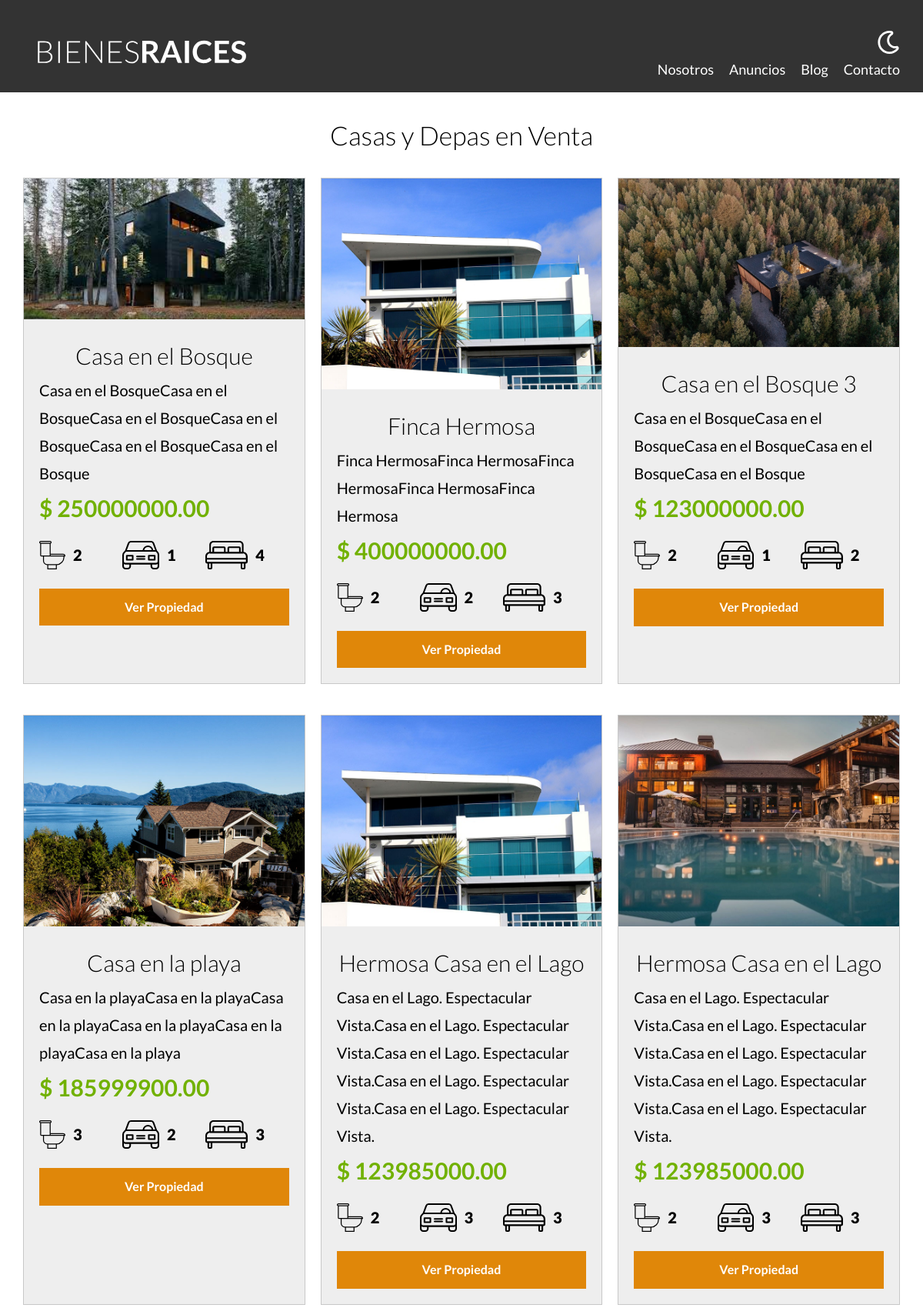
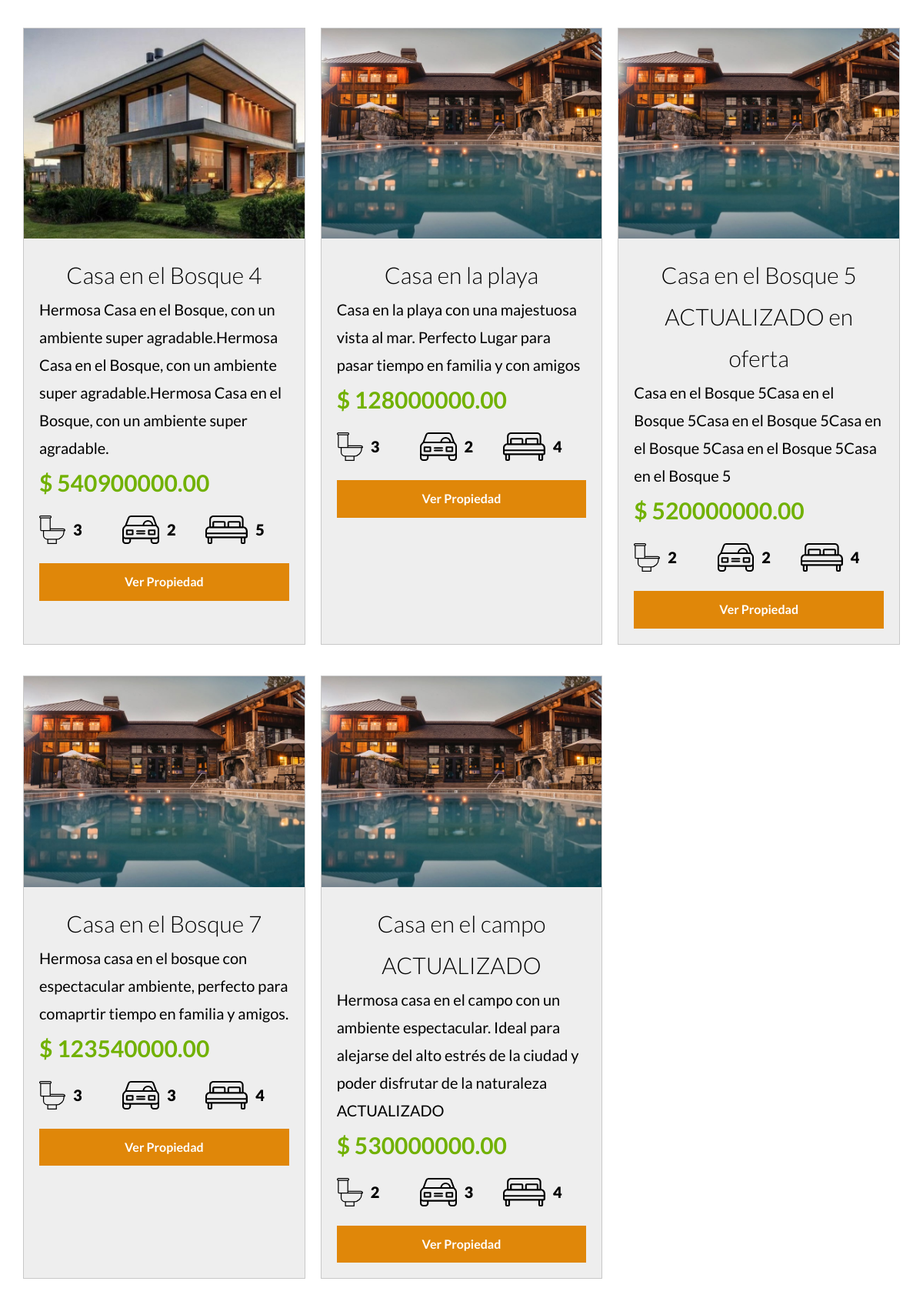
Screenshot of /propiedades (upper part) with the database file from the repository (2 pictures, top to bottom).
### tables this page shows
CREATE TABLE `propiedades` (
  `id` int NOT NULL,
  `titulo` varchar(45) DEFAULT NULL,
  `precio` decimal(13,2) DEFAULT NULL,
  `imagen` varchar(200) DEFAULT NULL,
  `descripcion` longtext,
  `habitaciones` int DEFAULT NULL,
  `wc` int DEFAULT NULL,
  `estacionamiento` int DEFAULT NULL,
  `creado` date DEFAULT NULL,
  `vendedorId` int NOT NULL
);

### controllers/PaginasController.php (called while the page is built, shortened)
<?php
class PaginasController
{
	public static function propiedades(Router $router)
	{
		$propiedades = Propiedad::all();
		$router->render('paginas/propiedades', [
			'propiedades' => $propiedades,
		]);
	}
}

### public/index.php (called while the page is built, shortened)
<?php
$router = new Router();
$router->get('/admin', [PropiedadController::class, 'index'] );
$router->get('/propiedades/crear', [PropiedadController::class, 'crear']);
$router->post('/propiedades/crear', [PropiedadController::class, 'crear']);
$router->get('/propiedades/actualizar', [PropiedadController::class, 'actualizar']);
$router->post('/propiedades/actualizar', [PropiedadController::class, 'actualizar']);
$router->post('/propiedades/eliminar', [PropiedadController::class, 'eliminar']);
$router->get('/vendedores/crear', [VendedorController::class, 'crear']);
$router->post('/vendedores/crear', [VendedorController::class, 'crear']);
$router->get('/vendedores/actualizar', [VendedorController::class, 'actualizar']);
$router->post('/vendedores/actualizar', [VendedorController::class, 'actualizar']);
$router->post('/vendedores/eliminar', [VendedorController::class, 'eliminar']);
$router->get('/', [PaginasController::class, 'index']);
$router->get('/nosotros', [PaginasController::class, 'nosotros']);
$router->get('/propiedades', [PaginasController::class, 'propiedades']);
$router->get('/propiedad', [PaginasController::class, 'propiedad']);
$router->get('/blog', [PaginasController::class, 'blog']);
$router->get('/entrada', [PaginasController::class, 'entrada']);
$router->get('/contacto', [PaginasController::class, 'contacto']);
$router->post('/contacto', [PaginasController::class, 'contacto']);
$router->get('/login', [LoginController::class, 'login']);
$router->post('/login', [LoginController::class, 'login']);
$router->get('/logout', [LoginController::class, 'logout']);
$router->comprobarRutas();

### models/ActiveRecord.php (called while the page is built, shortened)
<?php
class ActiveRecord {
	protected static $db;
	protected static $tabla = '';
	public static function setDB($database)
	{
		self::$db = $database;
	}
	public static function all()
	{
		$query = " SELECT * FROM " . static::$tabla;
		$resultado = self::consultarSQL($query);
		return $resultado;
	}
	public static function consultarSQL($query)
	{
		$resultado = self::$db->query($query);
		$array = [];
		while ($registro = $resultado->fetch_assoc()) {
			$array[] = static::crearObjeto($registro);
		}
		return $array;
	}
	protected static function crearObjeto($registro)
	{
		$objeto = new static;
		foreach ($registro as $key => $value) {
			if (property_exists($objeto, $key)) {
				$objeto->$key = $value;
			}
		}
		return $objeto;
	}
}

### views/paginas/listado.php (the view)
<div class="contenedor-anuncios">
	<?php foreach ($propiedades as $propiedad) : ?>
	<div class="anuncio">
		<img loading="lazy" src="/imagenes/<?php echo $propiedad->imagen; ?>" alt="anuncio">
		<div class="contenido-anuncio">
			<h3><?php echo $propiedad->titulo; ?></h3>
			<p><?php echo $propiedad->descripcion; ?></p>
			<p class="precio">$ <?php echo $propiedad->precio; ?></p>
			<ul class="iconos-caracteristicas">
				<li>
					<img class="icono" loading="lazy" src="build/img/icono_wc.svg" alt="icono wc">
					<p><?php echo $propiedad->wc; ?></p>
				</li>
				<li>
					<img class="icono" loading="lazy" src="build/img/icono_estacionamiento.svg" alt="icono estacionamiento">
					<p><?php echo $propiedad->estacionamiento; ?></p>
				</li>
				<li>
					<img class="icono" loading="lazy" src="build/img/icono_dormitorio.svg" alt="icono habitaciones">
					<p><?php echo $propiedad->habitaciones; ?></p>
				</li>
			</ul>
			<a href="/propiedad?id=<?php echo $propiedad->id; ?>" class="boton-amarillo-block">
				Ver Propiedad
			</a>
		</div>
	</div>
	<?php endforeach; ?>
</div>

### views/paginas/propiedades.php
<main class="contenedor seccion">
	<h2>Casas y Depas en Venta</h2>
	<?php
	include 'listado.php';
	?>
</main>

### Router.php (shortened to what this page needs)
<?php
class Router {
	public $rutasGET = [];
	public $rutasPOST = [];
	public function get($url, $fn) {
		$this->rutasGET[$url] = $fn;
	}
	public function post($url, $fn) {
		$this->rutasPOST[$url] = $fn;
	}
	public function comprobarRutas() {
		$urlActual = $_SERVER['PATH_INFO'] ?? '/';
		$metodo = $_SERVER['REQUEST_METHOD'];
		if ($metodo === "GET") {
			$fn = $this->rutasGET[$urlActual] ?? null;
		} else {
			$fn = $this->rutasPOST[$urlActual] ?? null;
		}
		if ($fn) {
			call_user_func($fn, $this);
		} else {
			echo "Página No Encontrada";
		}
	}
	public function render($view, $datos = []) {
		include __DIR__. "/views/$view.php";
		$contenido = ob_get_clean();
		include __DIR__."/views/layout.php";
	}
}

### views/layout.php (shortened to what this page needs)
<?php
	if (!isset($inicio)) {
		$inicio = false;
	}
?>
<!DOCTYPE html>
<html lang="en">
<head>
    <link rel="stylesheet" href="../build/css/app.css">
</head>
<body>
    <header class="header <?php echo $inicio ? 'inicio' : '' ?>">
        <div class="contenedor contenido-header">
            <div class="barra">
                <a href="/">
                    <img src="/build/img/logo.svg" alt="Logotipo de Bienes Raices">
                </a>
                <div class="derecha">
                    <img class="dark-mode-boton" src="/build/img/dark-mode.svg">
                    <nav class="navegacion">
                        <a href="/nosotros">Nosotros</a>
                        <a href="/propiedades">Anuncios</a>
                        <a href="/blog">Blog</a>
                        <a href="/contacto">Contacto</a>
					</nav>
                </div>
            </div>
        </div>
    </header>
	<?php echo $contenido; ?>
</body>
</html>

### public/build/css/app.css (style rules this page uses)
html { line-height:1.15;-webkit-text-size-adjust:100% }
body { margin:0 }
main { display:block }
a { background-color:transparent }
img { border-style:none }
html { box-sizing:border-box;font-size:62.5% }
*,:after,:before { box-sizing:inherit }
body { font-family:Lato,sans-serif;font-size:1.6rem;line-height:1.8 }
p { color:#000;font-size:2rem }
.contenedor { margin:0 auto;max-width:120rem;width:95% }
a { text-decoration:none }
img,picture { display:block;width:100% }
h1,h2,h3 { font-family:Lato,sans-serif;font-weight:300;margin:2.5rem 0;text-align:center }
h2 { font-size:3.4rem }
h3 { font-size:3rem }
.seccion { margin-bottom:2.5rem;margin-top:2.5rem }
.boton-amarillo-block { background-color:#e08709;border:none;color:#fff;display:block;font-weight:700;margin-top:2.5rem;padding:1rem 3rem;text-align:center;text-decoration:none }
.header { background-color:#333;padding:1rem 0 3rem }
.contenido-header { display:flex;flex-direction:column;justify-content:space-between }
.derecha { align-items:center;display:flex;flex-direction:column }
@media (min-width:768px) { .derecha { align-items:flex-end } }
.derecha .dark-mode-boton { filter:invert(100%);margin-bottom:2rem;margin-top:3rem;width:3rem }
@media (min-width:768px) { .derecha .dark-mode-boton { margin-top:0 } }
.barra { align-items:center;display:flex;flex-direction:column;padding-top:3rem }
.barra img { width:30rem }
@media (min-width:768px) { .barra { align-items:flex-end;flex-direction:row;justify-content:space-between } }
.navegacion { height:0;opacity:0;transition:visibility .3s ease-in-out,opacity .5s linear,height .5s linear;visibility:hidden }
@media (min-width:768px) { .navegacion { align-items:center;display:flex;opacity:1;visibility:visible } }
.navegacion a { color:#fff;display:block;font-size:2.2rem;text-align:center;text-decoration:none }
@media (min-width:768px) { .navegacion a { font-size:1.8rem;margin-right:2rem } }
@media (min-width:768px) { .navegacion a:last-of-type { margin-right:0 } }
.icono { text-align:center }
@media (min-width:768px) { .contenedor-anuncios { display:grid;gap:2rem;grid-template-columns:repeat(3,1fr) } }
.anuncio { background-color:#eee;border:1px solid #c8c8c8;margin-bottom:2rem }
.anuncio .contenido-anuncio { padding:2rem }
.anuncio h3,.anuncio p { margin:0 }
.precio { color:#71b100;font-size:3rem;font-weight:700 }
.iconos-caracteristicas { display:flex;list-style:none;max-width:40rem;padding:0 }
.iconos-caracteristicas li { display:flex;flex:1 }
.iconos-caracteristicas li img { flex:0 0 3rem;margin-right:1rem }
.iconos-caracteristicas li p { font-weight:900 }

### rows the page displays
propiedades: imagen (picture), titulo "Casa en el Bosque", descripcion "Casa en el BosqueCasa en el BosqueCasa en el BosqueCasa en el BosqueCasa en el BosqueCasa en el Bosque", precio "250000000.00", wc "2", estacionamiento "1", habitaciones "4"
propiedades: imagen (picture), titulo "Finca Hermosa", descripcion "Finca HermosaFinca HermosaFinca HermosaFinca HermosaFinca Hermosa", precio "400000000.00", wc "2", estacionamiento "2", habitaciones "3"
propiedades: imagen (picture), titulo "Casa en el Bosque 3", descripcion "Casa en el BosqueCasa en el BosqueCasa en el BosqueCasa en el BosqueCasa en el Bosque", precio "123000000.00", wc "2", estacionamiento "1", habitaciones "2"
propiedades: imagen (picture), titulo "Casa en la playa", descripcion "Casa en la playaCasa en la playaCasa en la playaCasa en la playaCasa en la playaCasa en la playa", precio "185999900.00", wc "3", estacionamiento "2", habitaciones "3"
propiedades: imagen (picture), titulo "Hermosa Casa en el Lago", descripcion "Casa en el Lago. Espectacular Vista.Casa en el Lago. Espectacular Vista.Casa en el Lago. Espectacular Vista.Casa en el Lago. Espectacular Vista.Casa en el Lago. Espectacular Vista.", precio "123985000.00", wc "2", estacionamiento "3", habitaciones "3"
propiedades: imagen (picture), titulo "Hermosa Casa en el Lago", descripcion "Casa en el Lago. Espectacular Vista.Casa en el Lago. Espectacular Vista.Casa en el Lago. Espectacular Vista.Casa en el Lago. Espectacular Vista.Casa en el Lago. Espectacular Vista.", precio "123985000.00", wc "2", estacionamiento "3", habitaciones "3"
propiedades: imagen (picture), titulo "Casa en el Bosque 4", descripcion "Hermosa Casa en el Bosque, con un ambiente super agradable.Hermosa Casa en el Bosque, con un ambiente super agradable.Hermosa Casa en el Bosque, con un ambiente super agradable.", precio "540900000.00", wc "3", estacionamiento "2", habitaciones "5"
propiedades: imagen (picture), titulo "Casa en la playa", descripcion "Casa en la playa con una majestuosa vista al mar. Perfecto Lugar para pasar tiempo en familia y con amigos", precio "128000000.00", wc "3", estacionamiento "2", habitaciones "4"
propiedades: imagen (picture), titulo "Casa en el Bosque 5 ACTUALIZADO en oferta", descripcion "Casa en el Bosque 5Casa en el Bosque 5Casa en el Bosque 5Casa en el Bosque 5Casa en el Bosque 5Casa en el Bosque 5", precio "520000000.00", wc "2", estacionamiento "2", habitaciones "4"
propiedades: imagen (picture), titulo "Casa en el Bosque 7", descripcion "Hermosa casa en el bosque con espectacular ambiente, perfecto para comaprtir tiempo en familia y amigos.", precio "123540000.00", wc "3", estacionamiento "3", habitaciones "4"
propiedades: imagen (picture), titulo "Casa en el campo ACTUALIZADO", descripcion "Hermosa casa en el campo con un ambiente espectacular. Ideal para alejarse del alto estrés de la ciudad y poder disfrutar de la naturaleza ACTUALIZADO", precio "530000000.00", wc "2", estacionamiento "3", habitaciones "4"
